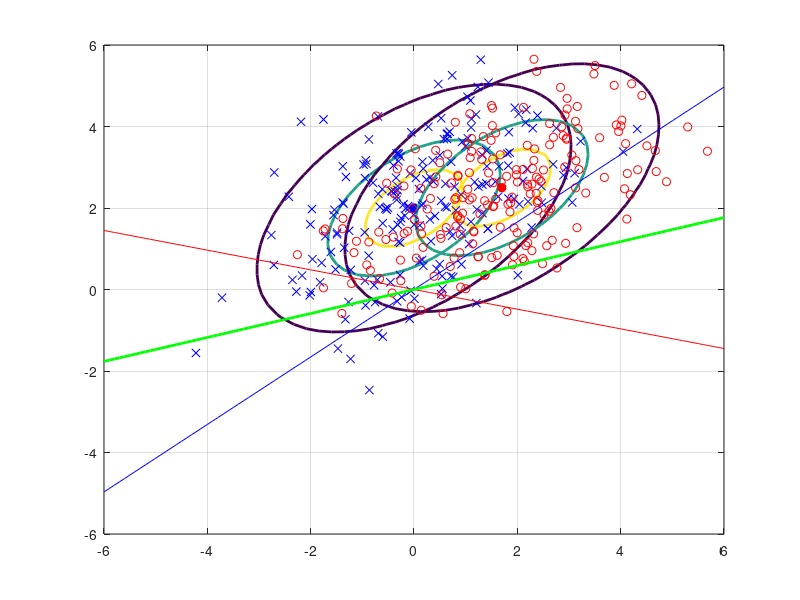

Recreate this plot in MATLAB. (Note: this script raises an error after producing the figure.)
C1 = [2,1;1,2];
C2 = [2,1;1,2];
m1 = [0;2];
m2 = [1.7;2.5];

numGrid = 50;
xRange = linspace(-6.0, 6.0, numGrid);
yRange = linspace(-6.0, 6.0, numGrid);
P1 = zeros(numGrid, numGrid);
P2 = P1;
for i = 1:numGrid
    for j = 1:numGrid
        x = [yRange(j) xRange(i)]';
        P1(i,j) = mvnpdf(x', m1', C1);
        P2(i,j) = mvnpdf(x', m2', C2);
    end
end
Pmax = max(max([P1 P2]));
figure(1),clf,
contour(xRange, yRange, P1, [0.1*Pmax 0.5*Pmax 0.8*Pmax], 'LineWidth', 2);
hold on;
plot(m1(1),m1(2), 'b*', 'LineWidth', 4);
contour(xRange, yRange, P2, [0.1*Pmax 0.5*Pmax 0.8*Pmax], 'LineWidth', 2);
plot(m2(1),m2(2), 'r*', 'LineWidth', 4);

N = 200;
X1 = mvnrnd(m1, C1, N);
X2 = mvnrnd(m2, C2, N);
plot(X1(:,1),X1(:,2),'bx',X2(:,1),X2(:,2),'ro');grid on;

wF = inv(C1+C2)*(m1-m2);
xx = -6:0.1:6;
yy = xx*wF(2)/wF(1);

wr = zeros(2,1);
wr(1) = rand(1)*2 - 1;wr(2) = rand(1)*2 - 1;
xr = -6:0.1:6;
yr = xr*wr(2)/wr(1);

wC = zeros(2,1);
wC(1) = m2(1)-m1(1); wC(2) = m2(2)-m1(2);
xc = -6:0.1:6;
yc = xc*wC(2)/wC(1);

plot(xx,yy,'r',xr,yr,'b', xc,yc,'g','LineWidth', 2);
rocResolution = 50;

[ROC, acc] = lab3f1(N,X1,X2,wF,rocResolution);
[ROCr, accr] = lab3f1(N,X1,X2,wr,rocResolution);
[ROCC, accC] = lab3f1(N,X1,X2,wC,rocResolution);

figure(3), clf,
plot(ROC(:,1), ROC(:,2), 'r', 'LineWidth', 2);
axis([0 100 0 100]);
grid on, hold on
plot(0:100, 0:100, 'b-');
grid on, hold on
plot(ROCr(:,1), ROCr(:,2), 'b', 'LineWidth', 2);
grid on, hold on
plot(ROCC(:,1), ROCC(:,2), 'g', 'LineWidth', 2);
xlabel('False Positive', 'FontSize', 16);
ylabel('True Positive', 'FontSize', 16);
title('Receiver Operating Characteristic Curve', 'FontSize', 20);


ax = linspace(1,rocResolution,rocResolution);
figure(4), clf,
plot(ax, acc, 'r', 'LineWidth', 2);
grid on, hold on
plot(ax, accr, 'b', 'LineWidth', 2);
grid on, hold on
plot(ax, accC, 'g', 'LineWidth', 2);
xlabel('Threshold', 'FontSize', 16);
ylabel('ACC', 'FontSize', 16);
title('ACC in 3 models', 'FontSize', 20);

auc = abs(trapz(ROC(:,1),ROC(:,2))/10000);
aucr = abs(trapz(ROCr(:,1),ROCr(:,2))/10000);
aucC = abs(trapz(ROCC(:,1),ROCC(:,2))/10000);
disp([auc aucr aucC]);

X = [X1;X2];
N1 = size(X1,1);
N2 = size(X2,1);
y = [ones(N1,1); -1*ones(N2,1)];
d = zeros(N1+N2-1,1);
nCorrect = 0;
k = 8;
for jtst = 1:(N1+N2)
    xtst = X(jtst,:);
    ytst = y(jtst);
    
    jtrn = setdiff(1:N1+N2, jtst);
    Xtrn = X(jtrn,:);
    ytrn = y(jtrn,1);
    x1max = max(Xtrn(:,1));
    x2max = max(Xtrn(:,2));
    x1min = min(Xtrn(:,1));
    x2min = min(Xtrn(:,2));
    
    for i = 1:(N1+N2-1)
        d(i) = (((Xtrn(i,1)-xtst(1))/(x1max-x1min))^2+((Xtrn(i,2)-xtst(2))/(x2max-x2min))^2)^(1/2);
    end
    dc = sort(d);
    i = 1;
    j = 0;
    p = 0; ne = 0;
    while (i<k)
        for j = 1 : (N1+N2)
            if (dc(i) == d(j))
                if (y(j)>0)
                    p = p + 1; i = i + 1;break;
                elseif y(j)<0
                    ne = ne + 1; i = i + 1;break;
                end
            end
        end
    end
    if p>ne
        ytrm = 1;
    else
        ytrm = -1;
    end
    
    if(ytrm*ytst>0)
        nCorrect = nCorrect + 1;
    else
        disp('Incorrect classification');
    end
end

pCorrect = nCorrect*100/(N1+N2);
disp(['Nearest neighbour accuracy: ' num2str(pCorrect)]);